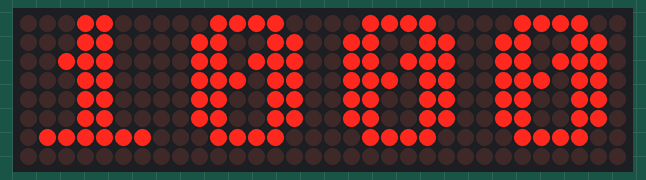
Recording of a program running on a simulated MicroPython board. Shown: 32×8 LED matrix. Library files of the repository ran but are not shown: max7219.py.

Above: at 0.15 s.
At 4.97 s:
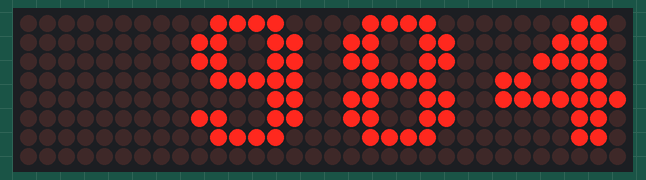
At 9.8 s:
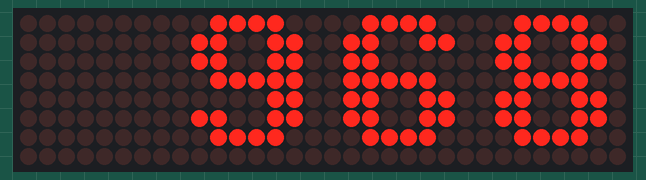
At 19.75 s:
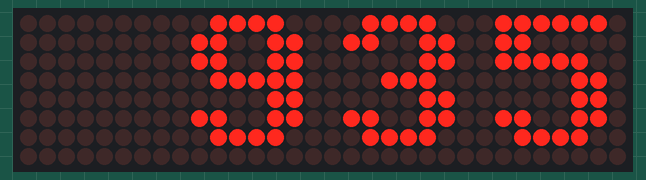
At 29.71 s:
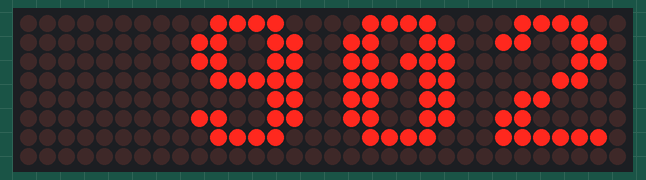
At 39.66 s:
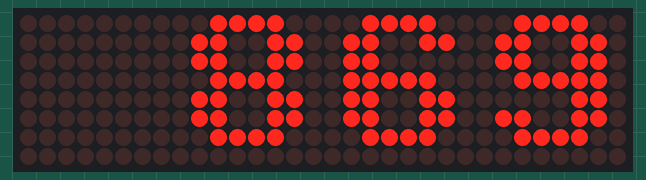

The program:

Downcounter.py
```python
# Import MicroPython libraries of PIN and SPI
from machine import Pin, SPI

# Import MicoPython max7219 library
import max7219

# Import time
import time

#Intialize the SPI
spi = SPI(0, baudrate=10000000, polarity=1, phase=0,
          sck=Pin(2), mosi=Pin(3))

ss = Pin(5, Pin.OUT)

# Create matrix display instant
display = max7219.Matrix8x8(spi, ss, 4)

# Brightness 1-15
display.brightness(1)

while True:
    for i in range(1000,0,-1):
    # ----- ABC -----
        text=f'{i:4d}'
        display.fill(0)
        display.text(text, 0, 0, 1)
        display.show()
        time.sleep(.3)
```
